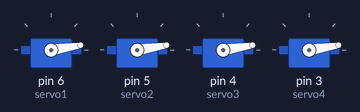
The sketch below on a simulated Arduino Uno, built with avr-gcc and run on an emulated ATmega328P. Shown: 4 × servo.

Above: at 0.15 s.
At 0.76 s:
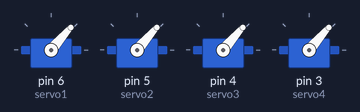
At 1.68 s:
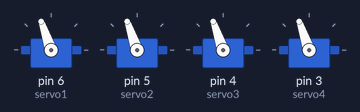
At 2.29 s:
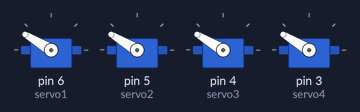
At 2.9 s:
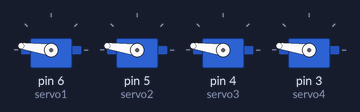
At 5.6 s:
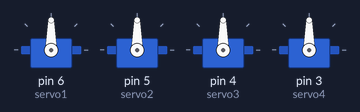
Timing chart, 0 to 7.1 s (numbered marks = the images above):
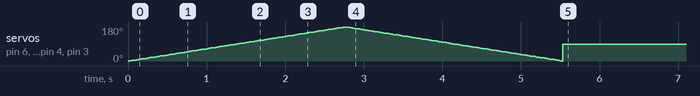

The sketch:

4_servo.ino
```cpp
#include <Servo.h>

Servo servo1;
Servo servo2;
Servo servo3;
Servo servo4;

unsigned long startTime;

void setup()
{
  servo1.attach(6);
  servo2.attach(5);
  servo3.attach(4);
  servo4.attach(3);

  startTime = millis();
}

void loop()
{
   if (millis() - startTime < 2000) {
    for (int pos = 0; pos <= 180; pos++) {
      servo1.write(pos);
      servo2.write(pos);
      servo3.write(pos);
      servo4.write(pos);
      delay(15);
    }
    for (int pos = 180; pos >= 0; pos--) {
      servo1.write(pos);
      servo2.write(pos);
      servo3.write(pos);
      servo4.write(pos);
      delay(15);
    }
  }
  else {
  servo1.write(90);
  servo2.write(90);
  servo3.write(90);
  servo4.write(90);
  }
   }
```
